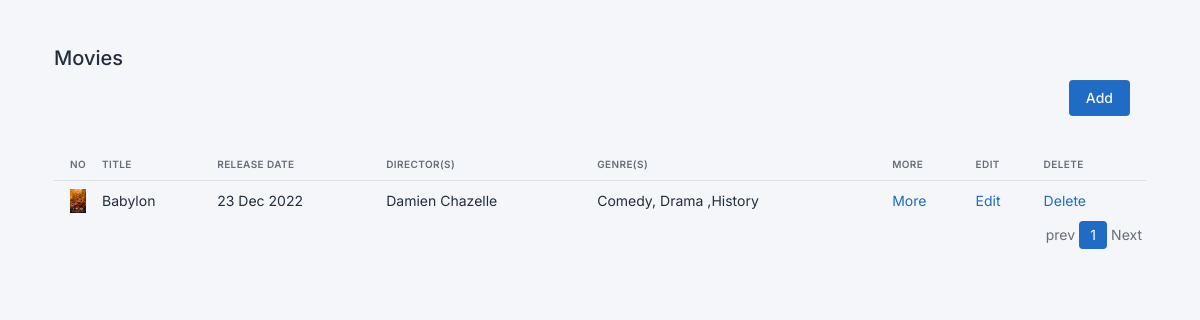
/, run on an earlier commit of the app's database.
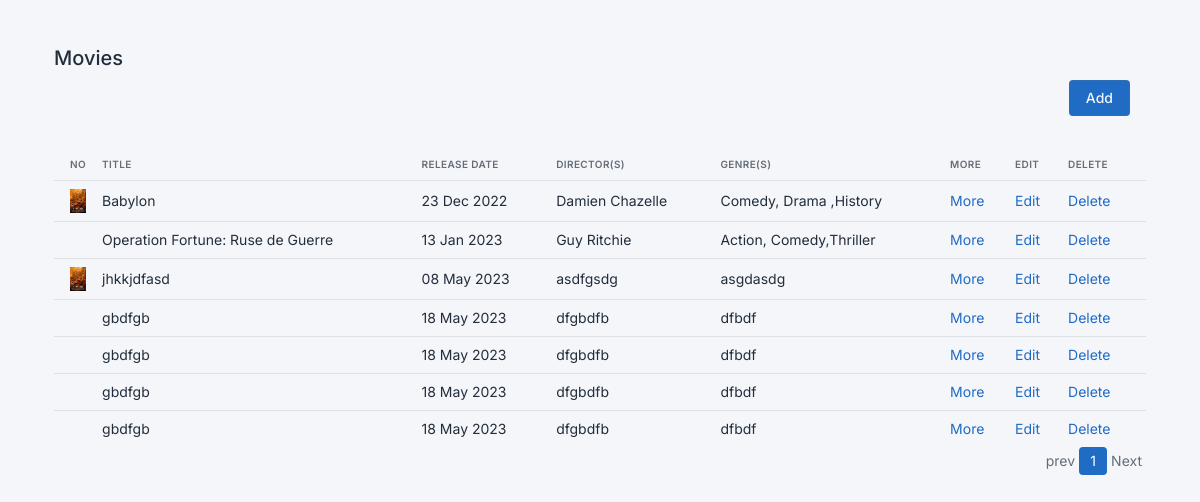
And on a later commit of the database.
### movies/models.py (models this page shows, shortened)
class Movie(models.Model):
    title = models.CharField(max_length=300)
    release_date = models.DateField()
    directors = models.CharField(max_length=300)
    actors = models.TextField()
    writers = models.CharField(max_length=300)
    genres = models.CharField(max_length=100)
    storyline = models.TextField(blank=True, null=True)
    trailer_url = models.URLField()
    cover = models.ImageField(upload_to="media")
    created_at= models.DateTimeField(auto_now_add=True)
    updated_at = models.DateTimeField(auto_now=True)

### movies/views.py (the view)
# urls.py: path('',views.view_movies, name="view_movies" ),
def view_movies(request):
    movies = Movie.objects.all()
    paginator = Paginator(movies,10)
    page_number = request.GET.get('page')
    movies = paginator.get_page(page_number)
    context = {
        'movies':movies
    }
    return render(request, 'movies/view_movies.html',context)

### templates/movies/view_movies.html (shortened to what this page needs)
{% extends 'base.html' %}
{% load static %}
{% block content %}
<div class="row">
  <div class="col-12">
      <div class="page-title-box d-flex align-items-center justify-content-end pb-3">
          <div class="page-title-right">
            <a type="button" class="btn btn-primary w-100"
                href="{% url 'add_movie' %}">Add
            </a>
          </div>
      </div>
  </div>
</div>
<div class="table-responsive">
  <table class="table table-responsive card-table table-vcenter text-nowrap datatable width=100">
  <thead>
    <tr>
      <th class="w-1">No</th>
      <th>Title</th>
      <th>Release Date</th>
      <th>Director(s)</th>
      <th>Genre(s)</th>
      <th>More</th>
      <th>Edit</th>
      <th>Delete</th>
    </tr>
  </thead>
  <tbody>
    {% for i in movies %}
    <tr>
      <td>
        <img src="media/{{i.cover}}" alt="">
      </td>
      <td>
        {{i.title}}
      </td>
      <td>
        {{i.release_date|date:'d M Y '}}
      </td>
      <td>
        {{i.directors}}
      </td>
      <td>
        {{i.genres}}
      </td>
      <td>
        <a href="{% url 'view_movie' i.id %}">
            More
          </a>
      </td>
      <td>
        <a href="{% url 'edit_movie' i.id %}">
            Edit
          </a>
      </td>
      <td>
        <a href="{% url 'delete_movie' i.id%}">
        Delete</a>
      </td>
    </tr>
    {% endfor %}
  </tbody>
  </table>
  <div class=" d-flex align-items-center">
  <ul class="pagination m-0 ms-auto">
  {% if movies.has_previous %}
  <li class="page-item"><a href="?page={{ movies.previous_page_number }}" class="page-link" href="?page={{ i }}">prev</a></li>
  {% else %}
  <li class="page-item "><a class="page-link" >prev</a></li>
  {% endif %}
  {% for i in movies.paginator.page_range %}
  {% if movies.number == i %}
    <li class="page-item active"><a class="page-link" href="#">{{ i }}</a></li>
  {% else %}
    <li class="page-item"><a class="page-link" href="?page={{ i }}">{{ i }}</a></li>
  {% endif %}
  {% endfor %}
  {% if movies.has_next %}
  <li class="page-item"><a class="page-link" href="?page={{ movies.next_page_number }}">Next</a></li>
  {% else %}
   <li class="page-item"><a class="page-link">Next</a></li>
  {% endif %}
  </ul>
  </div>
  </div>
</div>
{% endblock %}

### templates/base.html (shortened to what this page needs)
{% load static %}
<!DOCTYPE html>
<html lang="en">
  <head>
    <link href="{% static 'css/tabler.min.css' %}" rel="stylesheet" />
    <link href="{% static 'css/tabler-flags.min.css' %}" rel="stylesheet" />
    <link href="{% static 'css/tabler-payments.min.css' %}" rel="stylesheet" />
    <link href="{% static 'css/tabler-vendors.min.css' %}" rel="stylesheet" />
    <link href="{% static 'css/demo.min.css' %}" rel="stylesheet" />
  </head>
  <body hx-headers='{"X-CSRFToken": "{{ csrf_token }}"}'>
    <div class="wrapper">
      <div class="page-wrapper">
        <div class="page-body">
          <div class="container-xl">
            <div class="page-header d-print-none">
              <div class="row align-items-center">
                <div class="col">
                  <h2 class="page-title">
                    Movies
                  </h2>
                </div>
              </div>
            </div>
          </div>
          <div class="page-body">
            <div class="container-xl">
              <div class="row row-cards">
                  {% block content %} {% endblock %}
              </div>
          </div>
        </div>
      </div>
  </div>
  </body>
</html>

What changed in the data, as far as the page shows it:
added Movie: title "Operation Fortune: Ruse de Guerre", release_date "13 Jan 2023", directors "Guy Ritchie", genres "Action, Comedy,Thriller"
added Movie: cover (picture), title "jhkkjdfasd", release_date "08 May 2023", directors "asdfgsdg", genres "asgdasdg"
added Movie: title "gbdfgb", release_date "18 May 2023", directors "dfgbdfb", genres "dfbdf"
added Movie: title "gbdfgb", release_date "18 May 2023", directors "dfgbdfb", genres "dfbdf"
added Movie: title "gbdfgb", release_date "18 May 2023", directors "dfgbdfb", genres "dfbdf"
added Movie: title "gbdfgb", release_date "18 May 2023", directors "dfgbdfb", genres "dfbdf"
